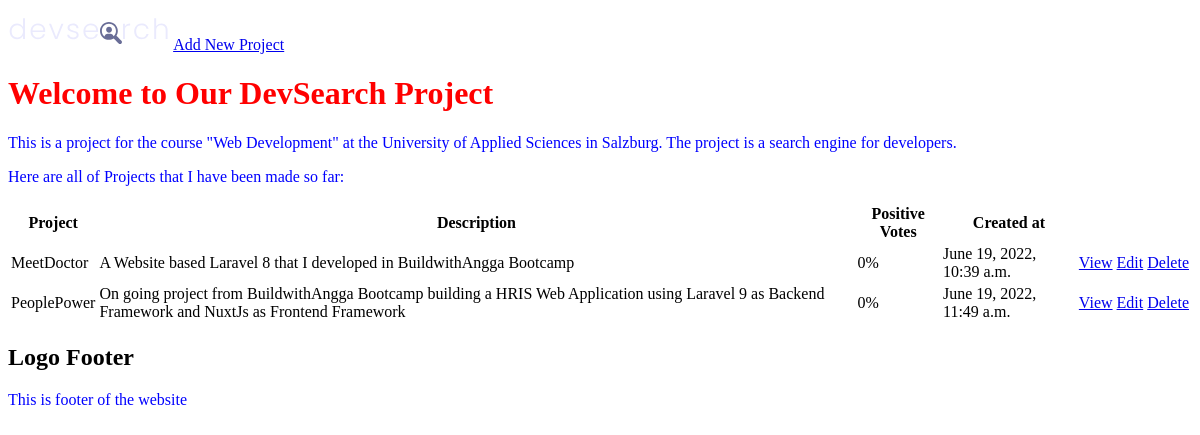
/, run on an earlier commit of the app's database.
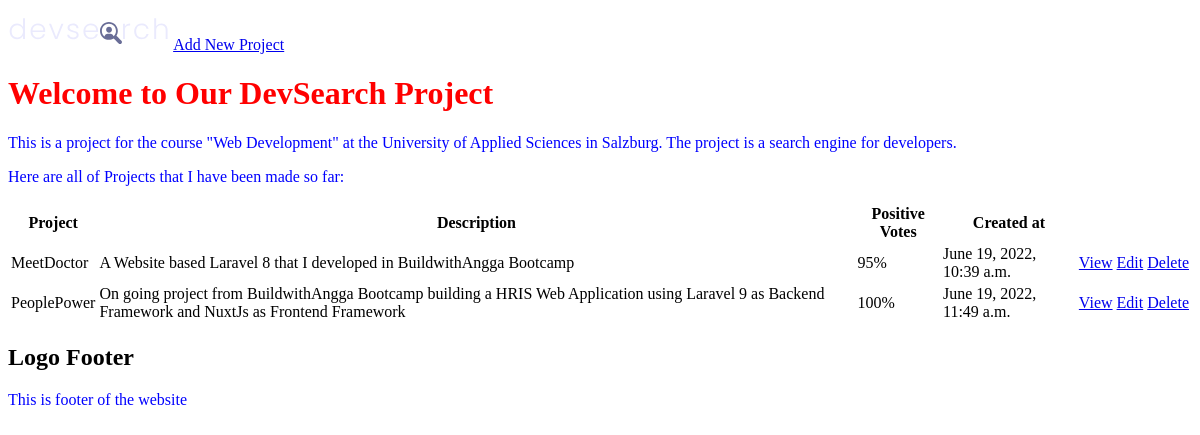
And on a later commit of the database.
### projects/models.py (models this page shows, shortened)
class Project(models.Model):
    title = models.CharField(max_length=200)
    description = models.TextField(null=True, blank=True)
    project_image = models.ImageField(null=True, blank=True, default="default.jpg")
    demo_link = models.CharField(max_length=2000, null=True, blank=True)
    source_link = models.CharField(max_length=2000, null=True, blank=True)
    tags = models.ManyToManyField('Tag', blank=True)
    vote_total = models.IntegerField(default=0, null=True, blank=True)
    vote_ratio = models.IntegerField(default=0, null=True, blank=True)
    created_at = models.DateTimeField(auto_now_add=True)
    id = models.UUIDField(unique=True, default=uuid.uuid4, primary_key=True, editable=False)

### projects/views.py (the view)
# urls.py: path('', include('projects.urls')),
def projects(request):
    projects = Project.objects.all()
    context = {'projects':projects}
    return render(request, 'projects/projects.html', context)

### projects/templates/projects/projects.html
{% extends "main.html" %}
{% block content %}
    <div class="container">
        <h1>Welcome to Our DevSearch Project</h1>
        <p>
            This is a project for the course "Web Development" at the University of Applied Sciences in Salzburg.
            The project is a search engine for developers.</p>
        <p>
            Here are all of Projects that I have been made so far:
        </p>
        <table>
            <tr>
                <th>Project</th>
                <th>Description</th>
                <th>Positive Votes</th>
                <th>Created at</th>
                <th></th>
                <th></th>
                <th></th>
            </tr>
            {% for project in projects %}
                <tr>
                    <td>{{ project.title }}</td>
                    <td>{{ project.description }}</td>
                    <td>{{ project.vote_ratio }}%</td>
                    <td>{{ project.created_at }}</td>
                    <td>
                        <a href="{% url 'project' project.id %}">View</a>
                    </td>
                    <td>
                        <a href="{% url 'update-project' project.id %}">Edit</a>
                    </td>
                    <td>
                        <a href="{% url 'delete-project' project.id %}">Delete</a>
                    </td>
                </tr>
            {% endfor %}
        </table>
    </div>
{% endblock %}

What changed in the data, as far as the page shows it:
changed Project "MeetDoctor": vote_ratio "0" → "95"
changed Project "PeoplePower": vote_ratio "0" → "100"
